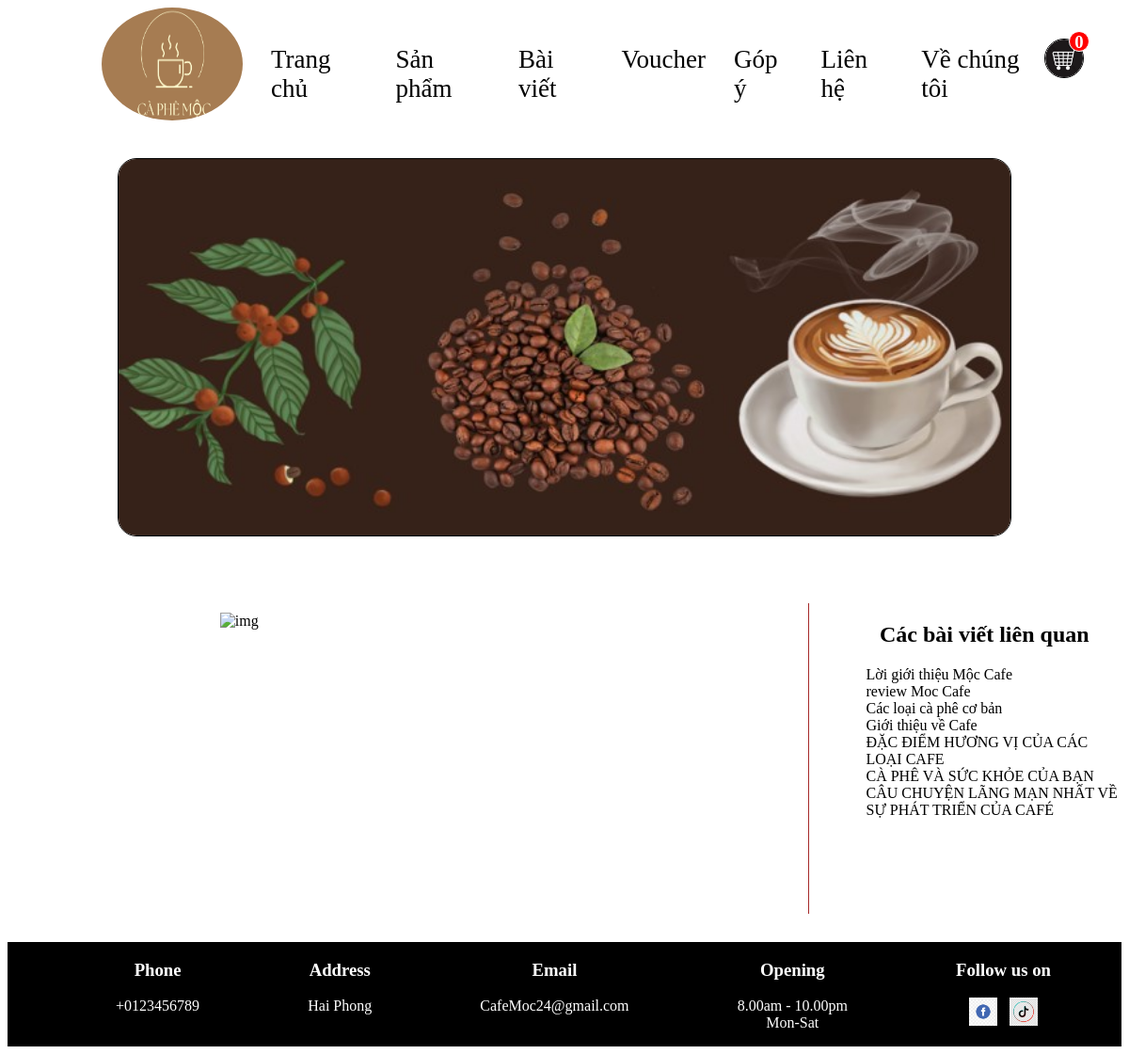
Page /frontend/writter_info.php on the committed database.
### tables this page shows
CREATE TABLE `bai_viet` (
  `id_baiviet` int(11) NOT NULL,
  `tieu_de` varchar(255) NOT NULL,
  `anh_dai_dien` text NOT NULL,
  `noi_dung` text NOT NULL,
  `mo_ta_ngan` text NOT NULL
);

### frontend/writter_info.php (the view, shortened to what this page needs)
<?php
    $conn = mysqli_connect("localhost","root","","quancaphe");
    $id = $_GET['id'];
    $sql = "SELECT * FROM bai_viet WHERE id_baiviet = '$id' ";
    $query = mysqli_query($conn, $sql);
    $cols = mysqli_fetch_assoc($query);
?>
<!DOCTYPE html>
    <head>
        <link rel="stylesheet" href="../frontend/css/feindex.css">
        <link rel="stylesheet" href="../frontend/css/slider.css" type="text/css">
        <link rel="stylesheet" href="../frontend/css/writter_info.css">
        <link rel="stylesheet" href="../frontend/css/menu.css" type="text/css">
    <body>
        <div class="wrapper">
            <div class="top_page">
                <?php
                    include "../frontend/same/menu.php";
                ?>
            </div>
            <div class="slider">
                <?php
                    include "../frontend/same/slider.php";
                ?>
            </div>
            <div class="context">
                <br>
                <br>
                <div class="news-info">
                    <div>
                        <div>
                            <img src="../frontend/picture/<?php echo $cols['anh_dai_dien']?>" alt="img" width="400px" height="300px" class="anh-dai-dien">
                            <div class="noi-dung">
                            </div>
                        </div>
                    </div>
                </div>
                <div class="related">
                    <ul>
                        <h2>Các bài viết liên quan</h2>
                        <ul>
                            <?php
                                $newsql= 'SELECT * FROM bai_viet ORDER BY id_baiviet ASC LIMIT 7 OFFSET 0';
                                $newquery = mysqli_query($conn, $newsql);
                                foreach ($newquery as $col){
                                    ?>
                                    <li><a href="writter_info.php?id=<?php echo "$col[id_baiviet]"?>"><?php echo $col['tieu_de']?></a></li>
                                    <?php
                                }
                            ?>
                        </ul>
                    </ul>
                </div>
            </div>
            <div class="footer">
                    <div class="info">
                        <?php
                            include"../frontend/same/footer.php";
                        ?>
                    </div>
                </div>
        </div>
    </body>
</html>

### frontend/css/feindex.css (style rules this page uses)
.wrapper { width: 100%; height: auto; margin: 0; padding: 0; }
.slider { width: 100%; height: 400px; display: block; margin-left: auto; margin-right: auto; margin-top: 40px; }
.context { width: 100%; height: auto; margin-top: 30px; display:flex; flex-wrap: wrap; }
.info { margin-top: 30px; background-color: black; color: white; display: flex; justify-content: space-evenly; height: auto; width: 100%; margin-left: 0; margin-right: 0; }
ul, li { list-style: none; text-align: center; }

### frontend/css/writter_info.css (style rules this page uses)
.news-info { float:left; width: 70%; padding-top: 10px; margin: auto; }
.news-info img { display: block; margin: auto; }
.noi-dung { padding-top: 20px; }
.related { float: right; width: 28%; border-left: 1px solid brown; height:auto; }
.related ul li { list-style: none; text-align: left; margin-left:-20px; }

### frontend/css/menu.css (style rules this page uses)
a:link { color:black; text-decoration: none; }

### rows in the picture
bai_viet: tieu_de "Lời giới thiệu Mộc Cafe"
bai_viet: tieu_de "review Moc Cafe"
bai_viet: tieu_de "Các loại cà phê cơ bản"
bai_viet: tieu_de "Giới thiệu về Cafe"
bai_viet: tieu_de "ĐẶC ĐIỂM HƯƠNG VỊ CỦA CÁC LOẠI CAFE"
bai_viet: tieu_de "CÀ PHÊ VÀ SỨC KHỎE CỦA BẠN"
bai_viet: tieu_de "CÂU CHUYỆN LÃNG MẠN NHẤT VỀ SỰ PHÁT TRIỂN CỦA CAFÉ"
